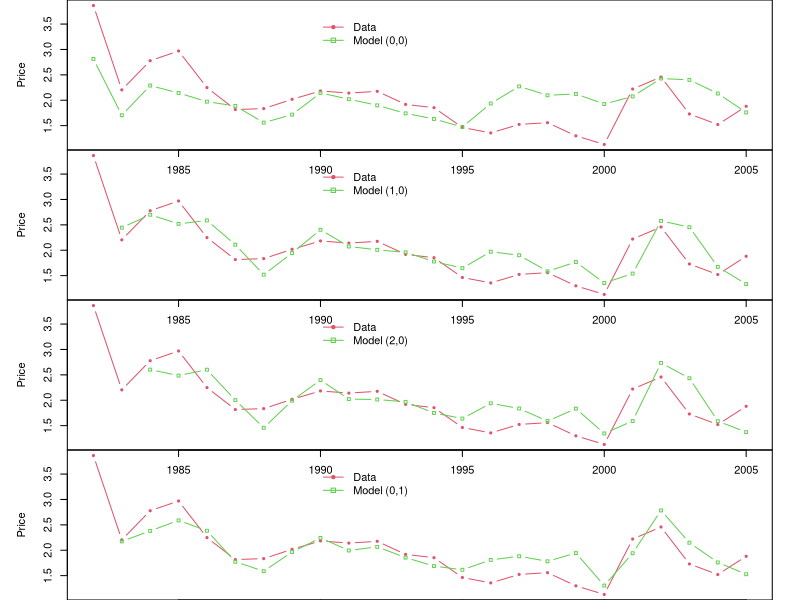
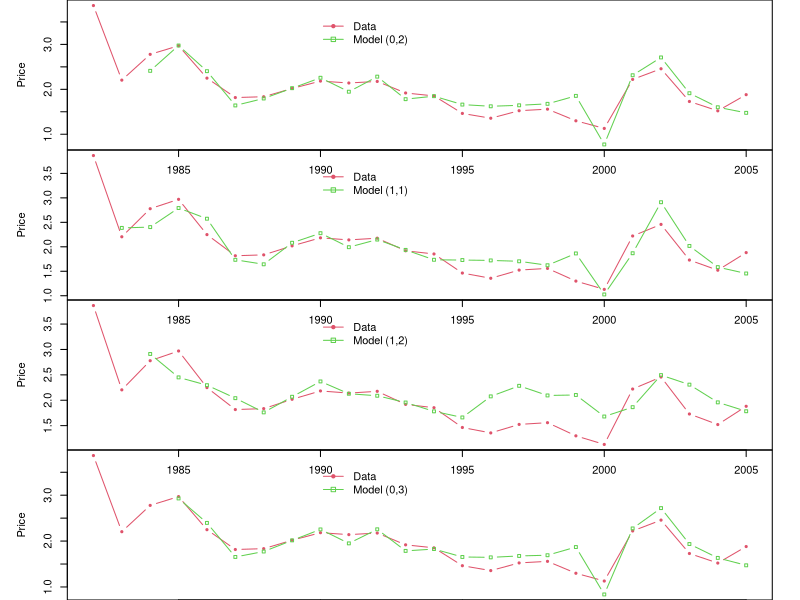

These charts were generated, in order, by the following R code:
## ---- chunk 1
setwd("~/Git/R_workshop/Herring")
a = read.csv("pris_sild.csv")
a$price = a$price*0.9093 #From DKK to NOK
a
## ---- chunk 2
library(nlme)
arma.0.0 = gls( price ~ landing, data=a, method="ML")
arma.1.0 = gls( price ~ landing, data=a, correlation=corARMA(p=1,q=0),method="ML")
arma.2.0 = gls( price ~ landing, data=a, correlation=corARMA(p=2,q=0),method="ML")
arma.3.0 = gls( price ~ landing, data=a, correlation=corARMA(p=3,q=0),method="ML") 
arma.0.1 = gls( price ~ landing, data=a, correlation=corARMA(p=0,q=1),method="ML")
arma.1.1 = gls( price ~ landing, data=a, correlation=corARMA(p=1,q=1),method="ML") 
arma.0.2 = gls( price ~ landing, data=a, correlation=corARMA(p=0,q=2),method="ML") 
arma.1.2 = gls( price ~ landing, data=a, correlation=corARMA(p=1,q=2),method="ML") 
arma.0.3 = gls( price ~ landing, data=a, correlation=corARMA(p=0,q=3),method="ML") 
## ---- chunk 3
phi  =  function(x) { 
  #function til udtækning af phi ledet i en gls model
          a  =  coef(x$modelStruct, unconstrained = FALSE)
          b = NULL
          d = NULL
          if(length(a)!=0) {
          for(i in 1:length(a)) {
            b  =  c(b,a[[i]])    
            }
            for(i in 1:length(a)) {
            d  =  c(d,paste("Phi",i,sep=""))    
            }
            names(b) = d
            }
            return(b) 
       } 

############ ARMA(0,0)
rp = ts(start=1982,end=2005,a$price)
h = ts(start=1982,end=2005,a$landing)
f0 = ts(start=1982,end=2005,fitted(arma.0.0))
t0 = ts.union(rp=rp,h=h,pre=f0,risd=rp-f0)

############ ARMA(1,0)
r1 = ts(start=1982,end=2005,a$price-fitted(arma.1.0))
f1 = ts(start=1982,end=2005,fitted(arma.1.0))
phi1 = phi(arma.1.0)
t1 = ts.union(rp=rp,h=h,pre=f1+phi1*lag(r1,-1),risd=rp-(f1+phi1*lag(r1,-1)))

############ ARMA(2,0)
r2 = ts(start=1982,end=2005,a$price-fitted(arma.2.0))
f2 = ts(start=1982,end=2005,fitted(arma.2.0))
phi1 = phi(arma.2.0)[1]
phi2 = phi(arma.2.0)[2]
t2 = ts.union(rp=rp,h=h,pre=f2+phi1*lag(r2,-1)+phi2*lag(r2,-2),risd=rp-(f2+phi1*lag(r2,-1)+phi2*lag(r2,-2)))

############ ARMA(3,0)
r3 = ts(start=1982,end=2005,a$price-fitted(arma.3.0))
f3 = ts(start=1982,end=2005,fitted(arma.3.0))
phi1 = phi(arma.3.0)[1]
phi2 = phi(arma.3.0)[2] 
phi3 = phi(arma.3.0)[3] 
t3 = ts.union(rp=rp,h=h,pre=f3+phi1*lag(r3,-1)+phi2*lag(r3,-2)+phi3*lag(r3,-3),risd=rp-(f3+phi1*lag(r3,-1)+phi2*lag(r3,-2)+phi3*lag(r3,-3)))

############ ARMA(0,1)
r0.1 = ts(start=1982,end=2005,a$price-fitted(arma.0.1))
f0.1 = ts(start=1982,end=2005,fitted(arma.0.1))
theta = phi(arma.0.1)
v0.1 = ts(start=1982,end=2005,NA)


St  =  function(a) {
            v0.1[1] = a
            for(i in 2:length(v0.1)) {
                v0.1[i] = r0.1[i]-theta*v0.1[i-1]
            }
            return(var(v0.1))
      }

v0.1[1] = optimize(f = St , interval = c(-1,1))[[1]]

for(i in 2:length(v0.1)) {
    v0.1[i] = r0.1[i]-theta*v0.1[i-1]
}

t0.1 = ts.union(rp=rp,h=h,pre=f0.1+theta*lag(v0.1,-1),risd=rp-(f0.1+theta*lag(v0.1,-1)))

############ ARMA(1,1)
r1.1 = ts(start=1982,end=2005,a$price-fitted(arma.1.1))
f1.1 = ts(start=1982,end=2005,fitted(arma.1.1))
phi1 = phi(arma.1.1)[1]
theta = phi(arma.1.1)[2]
v1.1 = ts(start=1982,end=2005,NA)


St  =  function(a) {
            v1.1[1] = a
            for(i in 2:length(v1.1)) {
                v1.1[i] = r1.1[i]-phi1*r1.1[i-1]-theta*v1.1[i-1]
                }
               return(var(v1.1))
      }

v1.1[1] = optimize(f = St , interval = c(-1,1))[[1]]
for(i in 2:length(v1.1)) {
    v1.1[i] = r1.1[i]-phi1*r1.1[i-1]-theta*v1.1[i-1]
}

t1.1 = ts.union(rp=rp,h=h,pre=f1.1+theta*lag(v1.1,-1)+phi1*lag(r1.1,-1),risd=rp-(f1.1+theta*lag(v1.1,-1)+phi1*lag(r1.1,-1)))

############ ARMA(0,2)
r0.2 = ts(start=1982,end=2005,a$price-fitted(arma.0.2))
f0.2 = ts(start=1982,end=2005,fitted(arma.0.2))
theta1 = phi(arma.0.2)[1]
theta2 = phi(arma.0.2)[2]
v0.2 = ts(start=1982,end=2005,NA)

St  =  function(a) {
            v0.2[1] = a[1]
            v0.2[2] = a[2]
            for(i in 3:length(v0.2)) {
                v0.2[i] = r0.2[i]-theta1*v0.2[i-1]-theta2*v0.2[i-2]
                }
               return(var(v0.2))
      }

v0.2[1:2] = optim(c(1,1), St )$par
for(i in 3:length(v0.2)) {
                v0.2[i] = r0.2[i]-theta1*v0.2[i-1]-theta2*v0.2[i-2]
                }

t0.2 = ts.union(rp=rp,h=h,pre=f0.2+theta1*lag(v0.2,-1)+theta2*lag(v0.2,-2),
    risd=rp-(f0.2+theta1*lag(v0.2,-1)+theta2*lag(v0.2,-2)))

############ ARMA(1,2)
r1.2 = ts(start=1982,end=2005,a$price-fitted(arma.1.2))
f1.2 = ts(start=1982,end=2005,fitted(arma.1.2))
phi1  =  phi(arma.1.2)[1]
theta1 = phi(arma.1.2)[2]
theta2 = phi(arma.1.2)[3]
v1.2 = ts(start=1982,end=2005,NA)

St  =  function(a) {
            v1.2[1] = a[1]
            v1.2[2] = a[2]
            for(i in 3:length(v1.2)) {
                v1.2[i] = r1.2[i]-phi1*r1.2[i-1]-theta1*v1.2[i-1]-theta2*v1.2[i-2]
                }
               return(var(v1.2))
      }

v1.2[1:2] = optim(c(1,1), St )$par
for(i in 3:length(v1.2)) {
                v1.2[i] = r1.2[i]-theta1*v1.2[i-1]-theta2*v1.2[i-2]
                }

t1.2 = ts.union(rp=rp,h=h,pre=f1.2+phi1*lag(r1.2,-1)+theta1*lag(v1.2,-1)+theta2*lag(v1.2,-2),
    risd=rp-(f1.2+phi1*lag(r1.2,-1)+theta1*lag(v1.2,-1)+theta2*lag(v1.2,-2)))

############ ARMA(0,3)
r0.3 = ts(start=1982,end=2005,a$price-fitted(arma.0.3))
f0.3 = ts(start=1982,end=2005,fitted(arma.0.3))
theta1 = phi(arma.0.3)[1]
theta2 = phi(arma.0.3)[2]
theta3 = phi(arma.0.3)[3]
v0.3 = ts(start=1982,end=2005,NA)

St  =  function(a) {
            v0.3[1] = a[1]
            v0.3[2] = a[2]
            v0.3[3] = a[3]
            for(i in 4:length(v0.3)) {
                v0.3[i] = r0.3[i]-theta1*v0.3[i-1]-theta2*v0.3[i-2]-theta3*v0.3[i-3]
                }
               return(var(v0.3))
      }

v0.3[1:3] = optim(c(1,1,1), St )$par
for(i in 4:length(v0.3)) {
                v0.3[i] = r0.3[i]-theta1*v0.3[i-1]-theta2*v0.3[i-2]-theta3*v0.3[i-3]
                }

t0.3 = ts.union(rp=rp,h=h,pre=f0.3+theta1*lag(v0.3,-1)+theta2*lag(v0.3,-2)+theta3*lag(v0.3,-3),
    risd=rp-(f0.3+theta1*lag(v0.3,-1)+theta2*lag(v0.3,-2)+theta3*lag(v0.3,-3)))
## ---- chunk 4
dw = function(e){ #lag 1
    a = 0
    for(t in 2:length(e)) {
        a = a+(e[t]-e[t-1])^2
    }
    return(a/sum(e^2))
}


dw2 = function(e){ #lag 2
    a = 0
    for(t in 3:length(e)) {
        a = a+(e[t]-e[t-2])^2
    }
    return(a/sum(e^2))
}



dw3 = function(e){ #lag 3
    a = 0
    for(t in 4:length(e)) {
        a = a+(e[t]-e[t-3])^2
    }
    return(a/sum(e^2))
}

dw4 = function(e){ #lag 4
    a = 0
    for(t in 5:length(e)) {
        a = a+(e[t]-e[t-4])^2
    }
    return(a/sum(e^2))
}

pn  =  function(x,d=4){
    round(x,d)
    }

pri = function(a) {
    c(Par=pn(length(c(summary(a)$coefficients,phi(a)))),
    LogLik=pn(a$logLik))
}

rse  =  function(x) { #Residual standard error
        return(sqrt(sum(x^2)/length(x)))
        }


lagg = function(a){
    c("Sigma"=pn(rse(a)),
    "Lag 1"=pn(dw(a)),
    "Lag 2"=pn(dw2(a)),
    "Lag 3"=pn(dw3(a)),
    "Lag 4"=pn(dw4(a)))
    }
## ---- chunk 5
rbind("Model (0,0)"=c(pri(arma.0.0),lagg(t0[ ,4])),
     "Model (1,0)"=c(pri(arma.1.0),lagg(t1[-1,4])),
     "Model (0,1)"=c(pri(arma.0.1),lagg(t0.1[-1,4])),
     "Model (2,0)"=c(pri(arma.2.0),lagg(t2[-(1:2),4])),
     "Model (1,1)"=c(pri(arma.1.1),lagg(t1.1[-1,4])),
     "Model (0,2)"=c(pri(arma.0.2),lagg(t0.2[-(1:2),4])),
     "Model (1,2)"=c(pri(arma.1.2),lagg(t1.2[-(1:2),4])),
     "Model (0,3)"=c(pri(arma.0.3),lagg(t0.3[-(1:3),4])))
## ---- chunk 6
zz = summary(arma.0.2)$tTable
## ---- chunk 7
a$nu = v0.2
write.table(a, file = "price_herring.txt")
## ---- chunk 8
par(mfcol=c(4,1),mar = c(0, 5.1, 0, 2.1))
##############
 
plot(t0[ ,c(1,3)],plot.type="single",type="b",col=c(2,3),pch=c(20,22),ylab="Price")
legend(1990,3.7, c("Data", "Model (0,0)"),lty=1,col=2:3,pch=c(20,22),merge = T,bty="n")

plot(t1[ ,c(1,3)],plot.type="single",type="b",col=c(2,3),pch=c(20,22),ylab="Price")
legend(1990,3.7, c("Data", "Model (1,0)"),lty=1,col=2:3,pch=c(20,22),merge = T,bty="n")

plot(t2[ ,c(1,3)],plot.type="single",type="b",col=c(2,3),pch=c(20,22),ylab="Price")
legend(1990,3.7, c("Data", "Model (2,0)"),lty=1,col=2:3,pch=c(20,22),merge = T,bty="n")

plot(t0.1[ ,c(1,3)],plot.type="single",type="b",col=c(2,3),pch=c(20,22),ylab="Price")
legend(1990,3.7, c("Data", "Model (0,1)"),lty=1,col=2:3,pch=c(20,22),merge = T,bty="n")

## ---- chunk 9
par(mfcol=c(4,1),mar = c(0, 5.1, 0, 2.1))
##############

plot(t0.2[ ,c(1,3)],plot.type="single",type="b",col=c(2,3),pch=c(20,22),ylab="Price")
legend(1990,3.7, c("Data", "Model (0,2)"),lty=1,col=2:3,pch=c(20,22),merge = T,bty="n")

plot(t1.1[ ,c(1,3)],plot.type="single",type="b",col=c(2,3),pch=c(20,22),ylab="Price")
legend(1990,3.7, c("Data", "Model (1,1)"),lty=1,col=2:3,pch=c(20,22),merge = T,bty="n")

plot(t1.2[ ,c(1,3)],plot.type="single",type="b",col=c(2,3),pch=c(20,22),ylab="Price")
legend(1990,3.7, c("Data", "Model (1,2)"),lty=1,col=2:3,pch=c(20,22),merge = T,bty="n")

plot(t0.3[ ,c(1,3)],plot.type="single",type="b",col=c(2,3),pch=c(20,22),ylab="Price")
legend(1990,3.7, c("Data", "Model (0,3)"),lty=1,col=2:3,pch=c(20,22),merge = T,bty="n")

## ---- chunk 10
summary(arma.0.2)
